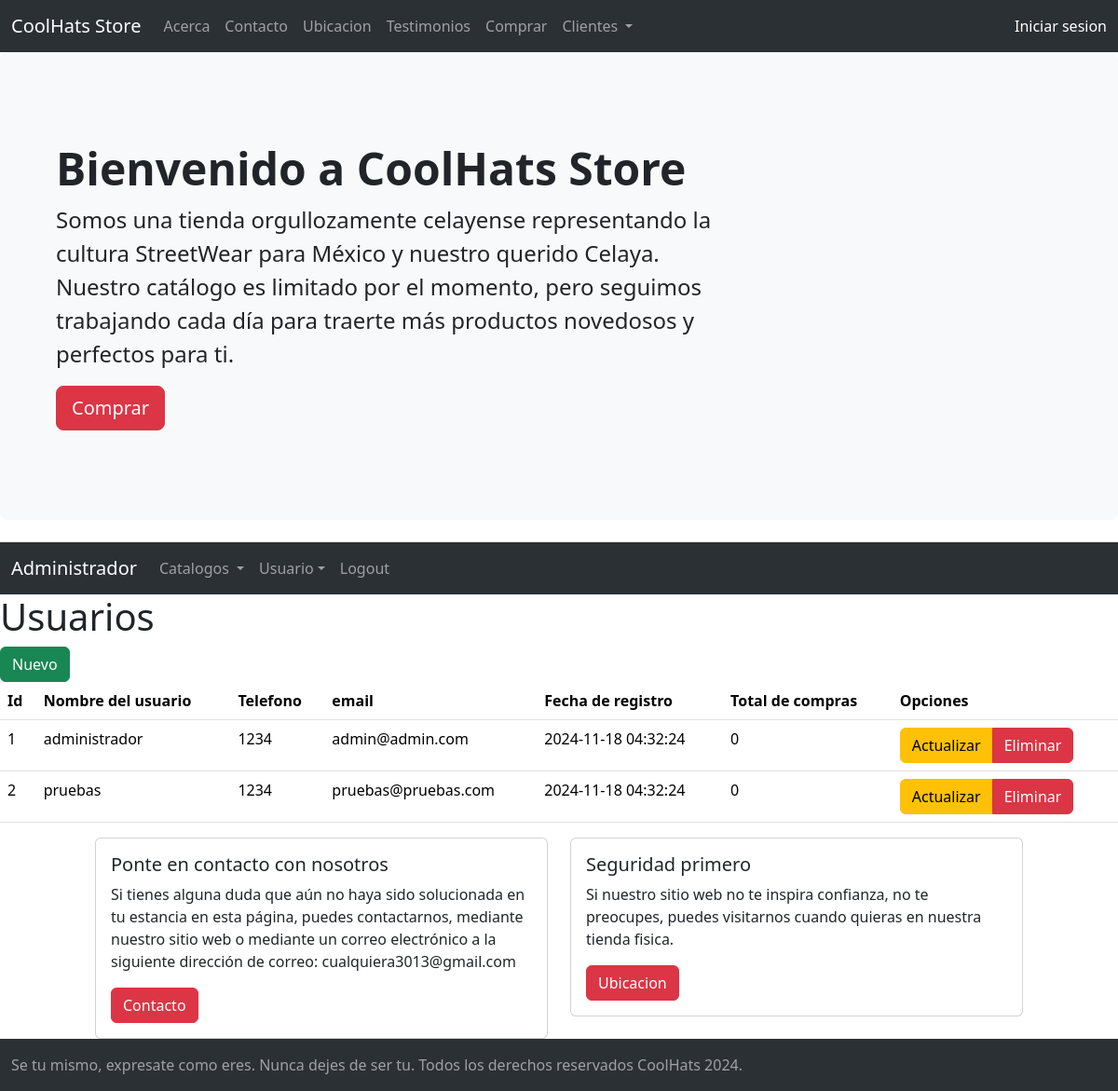
/admin/usuario.php (signed in), run on the app's committed database.
### tables this page shows
CREATE TABLE usuario (
    id INT AUTO_INCREMENT PRIMARY KEY,
    nombre_completo VARCHAR(100) NOT NULL,
    telefono VARCHAR(20),
    contrasena VARCHAR(50),
    email VARCHAR(100) NOT NULL UNIQUE,
    fecha_registro TIMESTAMP DEFAULT CURRENT_TIMESTAMP,
    total_compras INT DEFAULT 0
);

### sistema.class.php (called while the page is built, shortened)
<?php
    class sistema {
        function conexion(){
            $this -> con = new PDO(SGBD.':host='.DBHOST.';dbname='.DBNAME.';port='.DBPORT, DBUSER, DBPASS);
        }
    }
?>

### admin/usuario.class.php (called while the page is built, shortened)
<?php
 require_once ('../sistema.class.php');
 class usuario extends sistema {
    function readAll (){
        $this -> con->beginTransaction();
        try {
          $consulta ='select * from usuario;';
          $sql = $this->con->prepare ($consulta);
          $sql -> execute();
          $result = $sql -> fetchALL(PDO::FETCH_ASSOC);
          return $result;
        } catch (Exception $e) {
          $this -> con ->rollBack();
          echo $e -> getMessage();
        }
    }
 }
?>

### admin/views/usuario/index.php (the view, shortened to what this page needs)
<?php require('views/header/headerAdministrador.php');?>
  <h1>Usuarios</h1>
  <a href="usuario.php?accion=crear" class="btn btn-success">Nuevo</a>
  <table class="table">
  <thead>
    <tr>
      <th scope="col">Id</th>
      <th scope="col">Nombre del usuario</th>
      <th scope="col">Telefono</th>
      <th scope="col">email</th>
      <th scope="col">Fecha de registro</th>
      <th scope="col">Total de compras</th>
      <th scope="col">Opciones</th>
    </tr>
  </thead>
  <tbody>
    <?php foreach($usuarios as $usuario): ?>
    <tr>
      <td><?php echo $usuario ['id']; ?></td>
      <td><?php echo $usuario ['nombre_completo']; ?></td>
      <td><?php echo $usuario ['telefono']; ?></td>
      <td><?php echo $usuario ['email']; ?></td>
      <td><?php echo $usuario ['fecha_registro']; ?></td>
      <td><?php echo $usuario ['total_compras']; ?></td>
      <td>
        <div class="btn-group" role="group" aria-label="Basic radio toggle button group">
          <a href="usuario.php?accion=actualizar&id=<?php echo $usuario ['id']; ?>" class="btn btn-warning">Actualizar</a>
          <a href="usuario.php?accion=eliminar&id=<?php echo $usuario ['id']; ?>" class="btn btn-danger">Eliminar</a>
        </div>
      </td>
    </tr>
    <?php endforeach; ?>
  </tbody>
</table>
<?php require('views/footer.php')?>

### css/main.css (style rules this page uses)
* { margin: 0px; padding: 0px; }

### data on the page
usuario: id "1", nombre_completo "administrador", telefono "1234", email "admin@admin.com", fecha_registro "2024-11-18 04:32:24", total_compras "0"
usuario: id "2", nombre_completo "pruebas", telefono "1234", email "pruebas@pruebas.com", fecha_registro "2024-11-18 04:32:24", total_compras "0"
